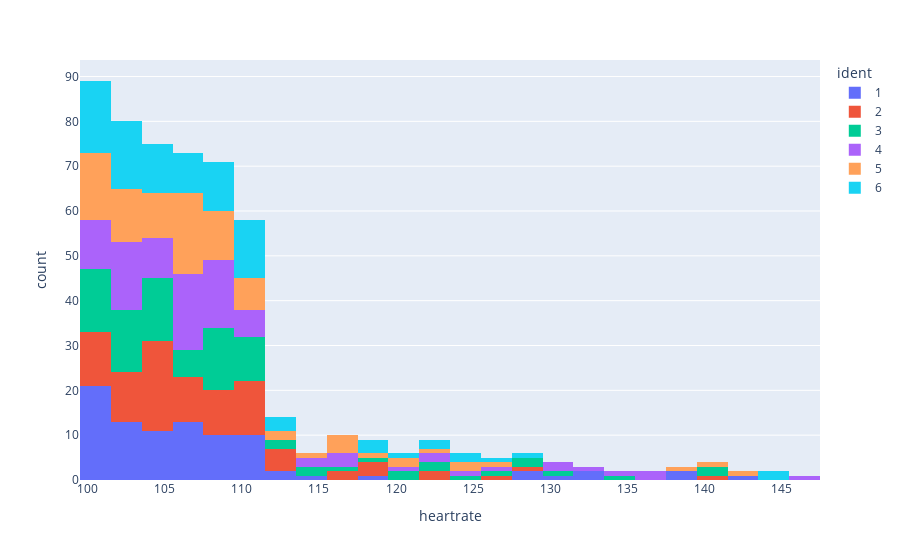

The notebook cell saved with this chart:
### Code cell
px.histogram(df, x="heartrate", color="ident").show()

### Figure 1 — Plotly figure (JSON) as saved in the notebook; plotly's stock layout.template omitted (floating-point values rounded to 4 significant figures)
{"data": [{"alignmentgroup": "True", "bingroup": "x", "hovertemplate": "ident=1<br>heartrate=%{x}<br>count=%{y}<extra></extra>", "legendgroup": "1", "marker": {"color": "#636efa", "pattern": {"shape": ""}}, "name": "1", "offsetgroup": "1", "orientation": "v", "showlegend": true, "type": "histogram", "x": [106, 110, 100, 106, 100, 108, 110, 105, 106, 102, 107, 100, 105, 105, 101, 102, 102, 101, 105, 111, 105, 109, 115, 129, 103, 112, 139, 132, 107, 131, 103, 139, 129, 142, 132, 101, 107, 119, 113, 111, 100, 111, 109, 110, 101, 102, 110, 111, 104, 109, 103, 101, 104, 104, 102, 101, 107, 101, 107, 108, 102, 100, 106, 100, 100, 105, 101, 104, 103, 108, 108, 106, 103, 108, 108, 107, 104, 103, 103, 108, 100, 101, 106, 100, 110, 100, 106, 100, 110, 101], "xaxis": "x", "yaxis": "y"}, {"alignmentgroup": "True", "bingroup": "x", "hovertemplate": "ident=2<br>heartrate=%{x}<br>count=%{y}<extra></extra>", "legendgroup": "2", "marker": {"color": "#EF553B", "pattern": {"shape": ""}}, "name": "2", "offsetgroup": "2", "orientation": "v", "showlegend": true, "type": "histogram", "x": [107, 110, 110, 110, 109, 102, 103, 104, 102, 102, 105, 102, 100, 106, 100, 106, 110, 105, 106, 112, 117, 108, 119, 109, 105, 128, 110, 118, 104, 118, 123, 101, 117, 140, 112, 127, 122, 106, 112, 111, 104, 104, 107, 112, 112, 111, 104, 102, 105, 107, 104, 100, 105, 103, 104, 104, 103, 108, 108, 110, 101, 105, 103, 104, 108, 108, 101, 106, 108, 110, 107, 101, 102, 104, 108, 105, 110, 108, 100, 110, 106, 101, 101, 110, 104, 101, 101, 104, 102, 104], "xaxis": "x", "yaxis": "y"}, {"alignmentgroup": "True", "bingroup": "x", "hovertemplate": "ident=3<br>heartrate=%{x}<br>count=%{y}<extra></extra>", "legendgroup": "3", "marker": {"color": "#00cc96", "pattern": {"shape": ""}}, "name": "3", "offsetgroup": "3", "orientation": "v", "showlegend": true, "type": "histogram", "x": [109, 106, 109, 110, 100, 100, 102, 107, 101, 109, 103, 103, 101, 104, 108, 109, 104, 111, 104, 114, 111, 121, 124, 102, 105, 122, 126, 105, 131, 123, 135, 140, 112, 128, 141, 117, 106, 128, 111, 114, 120, 118, 106, 111, 112, 105, 101, 111, 102, 105, 108, 104, 105, 104, 108, 103, 109, 109, 103, 110, 102, 108, 101, 103, 100, 101, 106, 100, 103, 100, 105, 102, 100, 103, 110, 109, 107, 103, 110, 110, 100, 102, 109, 108, 108, 101, 104, 105, 100, 105], "xaxis": "x", "yaxis": "y"}, {"alignmentgroup": "True", "bingroup": "x", "hovertemplate": "ident=4<br>heartrate=%{x}<br>count=%{y}<extra></extra>", "legendgroup": "4", "marker": {"color": "#ab63fa", "pattern": {"shape": ""}}, "name": "4", "offsetgroup": "4", "orientation": "v", "showlegend": true, "type": "histogram", "x": [102, 104, 100, 105, 108, 105, 100, 103, 101, 107, 107, 108, 108, 110, 109, 103, 100, 108, 116, 108, 106, 121, 116, 122, 102, 136, 106, 131, 137, 147, 132, 130, 117, 135, 123, 124, 127, 115, 115, 105, 103, 106, 111, 107, 109, 106, 100, 111, 110, 103, 106, 101, 107, 109, 110, 105, 109, 104, 103, 109, 106, 102, 103, 103, 101, 107, 108, 110, 109, 100, 104, 106, 100, 106, 107, 106, 106, 102, 100, 100, 106, 109, 102, 109, 104, 103, 103, 102, 105, 109], "xaxis": "x", "yaxis": "y"}, {"alignmentgroup": "True", "bingroup": "x", "hovertemplate": "ident=5<br>heartrate=%{x}<br>count=%{y}<extra></extra>", "legendgroup": "5", "marker": {"color": "#FFA15A", "pattern": {"shape": ""}}, "name": "5", "offsetgroup": "5", "orientation": "v", "showlegend": true, "type": "histogram", "x": [106, 106, 104, 109, 107, 105, 105, 107, 106, 101, 100, 107, 103, 106, 111, 111, 105, 102, 107, 116, 121, 123, 104, 107, 119, 101, 124, 105, 140, 138, 142, 109, 113, 109, 107, 121, 126, 117, 124, 114, 116, 117, 113, 109, 103, 103, 110, 100, 108, 107, 106, 110, 101, 103, 103, 101, 104, 106, 110, 106, 107, 108, 109, 108, 106, 104, 102, 107, 108, 110, 109, 105, 103, 103, 103, 105, 100, 100, 103, 100, 101, 110, 109, 103, 100, 100, 107, 101, 100, 101], "xaxis": "x", "yaxis": "y"}, {"alignmentgroup": "True", "bingroup": "x", "hovertemplate": "ident=6<br>heartrate=%{x}<br>count=%{y}<extra></extra>", "legendgroup": "6", "marker": {"color": "#19d3f3", "pattern": {"shape": ""}}, "name": "6", "offsetgroup": "6", "orientation": "v", "showlegend": true, "type": "histogram", "x": [102, 109, 105, 105, 107, 104, 108, 109, 101, 108, 100, 100, 107, 106, 107, 110, 104, 110, 101, 118, 112, 110, 109, 101, 122, 129, 144, 124, 103, 110, 145, 101, 126, 102, 106, 118, 103, 124, 122, 121, 111, 118, 112, 103, 113, 104, 111, 104, 110, 102, 105, 108, 106, 109, 110, 102, 100, 110, 105, 100, 100, 109, 110, 110, 106, 101, 107, 108, 104, 105, 107, 100, 103, 108, 102, 102, 103, 100, 110, 103, 110, 102, 103, 101, 100, 102, 109, 105, 101, 101], "xaxis": "x", "yaxis": "y"}], "layout": {"autosize": true, "barmode": "relative", "legend": {"title": {"text": "ident"}, "tracegroupgap": 0}, "margin": {"t": 60}, "xaxis": {"anchor": "y", "autorange": true, "domain": [0, 1], "range": [99.5, 147.5], "title": {"text": "heartrate"}, "type": "linear"}, "yaxis": {"anchor": "x", "autorange": true, "domain": [0, 1], "range": [0, 93.68], "title": {"text": "count"}}}}
